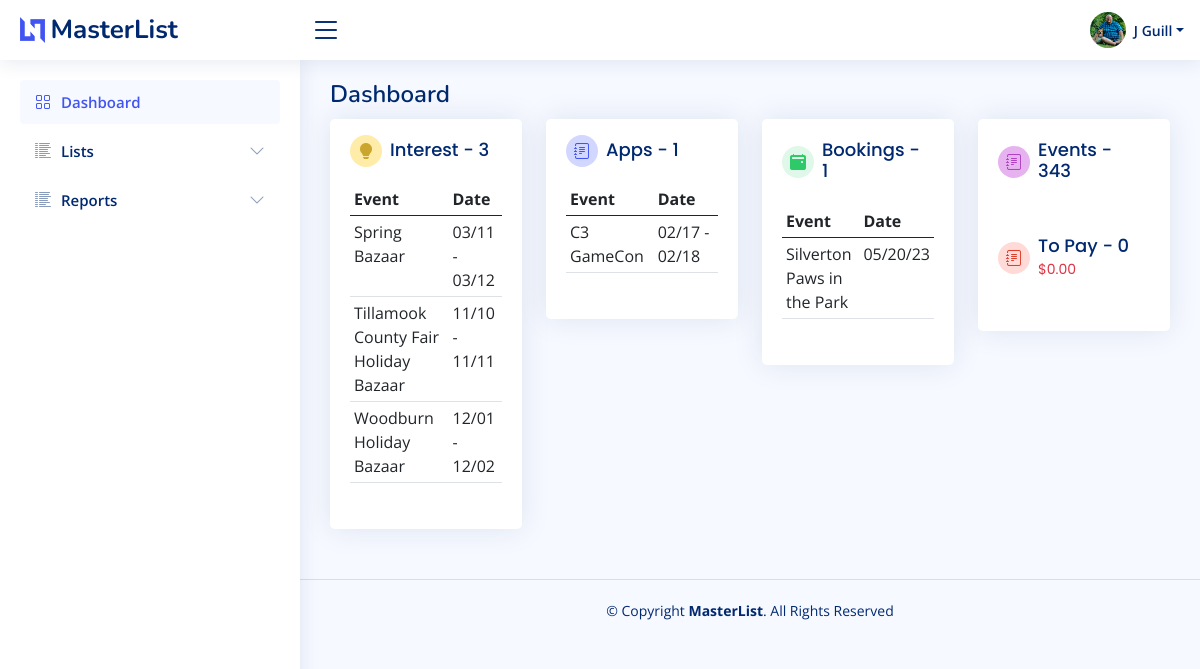
Screenshot of /home (signed in) with the database file from the repository.
### bazaar/models.py (models this page shows, shortened)
class User(db.Model, UserMixin):
    id = db.Column(db.Integer, primary_key=True)
    firstname = db.Column(db.String(150))
    lastname = db.Column(db.String(150))
    company = db.Column(db.String(150))
    title = db.Column(db.String(50))
    aboutme = db.Column(db.Text)
    address = db.Column(db.String(150))
    city = db.Column(db.String(150))
    state = db.Column(db.String(2))
    postalcode = db.Column(db.String(20))
    phone = db.Column(db.String(20))
    email = db.Column(db.String(150), unique=True)
    dob = db.Column(db.Date)
    avatar_filename = db.Column(db.Text)
    avatar_url = db.Column(db.String(250))
    twitter = db.Column(db.String(255))
    instagram = db.Column(db.String(255))
    facebook = db.Column(db.String(255))
    linkedin = db.Column(db.String(255))
    username = db.Column(db.String(150), unique=True)
    password = db.Column(db.String(150))
    date_created = db.Column(db.DateTime(timezone=True), server_default=func.now())
    def fullname(self):
        return self.firstname + " " + self.lastname
    def firstinit_lastname(self):
        return self.firstname[:1] + " " + self.lastname

class Booking(db.Model):
    id = db.Column(db.Integer, primary_key=True)
    kd_appopen_new = db.Column(db.Date)
    kd_appopen_return = db.Column(db.Date)
    kd_appdeadline_new = db.Column(db.Date)
    kd_appdeadline_return = db.Column(db.Date)
    cl_appsubmission = db.Column(db.Boolean, default=False)
    cl_interested = db.Column(db.Boolean, default=True)
    cl_appapproved = db.Column(db.Boolean, default=False)
    cl_feepaid = db.Column(db.Boolean, default=False)
    cl_electrequest = db.Column(db.Boolean, default=False)
    cl_sendproductpic = db.Column(db.Boolean, default=False)
    cl_sendlogo = db.Column(db.Boolean, default=False)
    cl_sendbio = db.Column(db.Boolean, default=False)
    info_wifipassword = db.Column(db.String(100))
    info_datestart = db.Column(db.Date)
    info_dateend = db.Column(db.Date)
    info_timestart = db.Column(db.Time)
    info_timeend = db.Column(db.Time)
    info_loadindatetime = db.Column(db.DateTime)
    info_loadoutdatetime = db.Column(db.DateTime)
    info_boothfee = db.Column(db.Float)
    info_whatfeeincludes = db.Column(db.Text)
    info_boothlocation = db.Column(db.String(100))
    cl_wifiavailable = db.Column(db.Boolean, default=False)
    cl_foodavailable = db.Column(db.Boolean, default=False)
    info_foodpurchase = db.Column(db.String(100))
    date_created = db.Column(db.DateTime(timezone=True), server_default=func.now())
    date_updated = db.Column(db.DateTime(timezone=True), onupdate=func.now())
    eventid = db.Column(db.Integer, db.ForeignKey('master_list.id'))
    notes = db.relationship("Notes", backref=backref("booking_notes", uselist=False))
    event = db.relationship("MasterList", backref=backref("booking_event", uselist=False))

class MasterList(db.Model):
    id = db.Column(db.Integer, primary_key=True)
    event_name = db.Column(db.String(150))
    january = db.Column(db.Boolean, default=False)
    february = db.Column(db.Boolean, default=False)
    march = db.Column(db.Boolean, default=False)
    april = db.Column(db.Boolean, default=False)
    may = db.Column(db.Boolean, default=False)
    june = db.Column(db.Boolean, default=False)
    july = db.Column(db.Boolean, default=False)
    august = db.Column(db.Boolean, default=False)
    september = db.Column(db.Boolean, default=False)
    october = db.Column(db.Boolean, default=False)
    november = db.Column(db.Boolean, default=False)
    december = db.Column(db.Boolean, default=False)
    first = db.Column(db.Boolean, default=True)
    second = db.Column(db.Boolean, default=True)
    third = db.Column(db.Boolean, default=True)
    fourth = db.Column(db.Boolean, default=True)
    last = db.Column(db.Boolean, default=True)
    friday = db.Column(db.Boolean, default=False)
    saturday = db.Column(db.Boolean, default=False)
    sunday = db.Column(db.Boolean, default=False)
    monday = db.Column(db.Boolean, default=False)
    tuesday = db.Column(db.Boolean, default=False)
    wednesday = db.Column(db.Boolean, default=False)
    thursday = db.Column(db.Boolean, default=False)
    updated = db.Column(db.Date)
    imagesrc = db.Column(db.Text)
    attendance = db.Column(db.Integer)
    exibitors = db.Column(db.Integer)
    website = db.Column(db.Text)
    dates_text = db.Column(db.Text)
    type_bazaar = db.Column(db.Boolean, default=False)
    type_holiday = db.Column(db.Boolean, default=False)
    type_art = db.Column(db.Boolean, default=False)
    type_festival = db.Column(db.Boolean, default=False)
    type_flea = db.Column(db.Boolean, default=False)
    type_health = db.Column(db.Boolean, default=False)
    type_market = db.Column(db.Boolean, default=False)
    date_created = db.Column(db.DateTime(timezone=True), server_default=func.now())
    date_updated = db.Column(db.DateTime(timezone=True), onupdate=func.now())
    venuefk = db.Column(db.Integer, db.ForeignKey('venue.id'))
    promoterfk = db.Column(db.Integer, db.ForeignKey('promoter.id'))
    venue = db.relationship("Venue", backref=backref("venue", uselist=False))
    promoter = db.relationship("Promoter", backref=backref("promoter", uselist=False))
    notes = db.relationship("Notes", backref=backref("notes", uselist=False))

### bazaar/templates/base/base.py (the view)
@base.route("/")
@base.route("/home")
@login_required
def home():
    countrec = db.session.query(func.count(MasterList.id)).scalar()
    countinterest = db.session.query(func.count(Booking.id)).filter(Booking.cl_interested == True).filter(
        and_(Booking.cl_appsubmission == False, Booking.cl_appapproved == False)).scalar()
    interests = db.session.query(Booking).filter(Booking.cl_interested == True).filter(
        and_(Booking.cl_appsubmission == False, Booking.cl_appapproved == False)).order_by(Booking.info_datestart).all()
    countapps = db.session.query(func.count(Booking.id)).filter(Booking.cl_appsubmission == True).filter(and_(
        Booking.cl_appapproved == False, Booking.cl_interested == True)).scalar()
    applications = db.session.query(Booking).filter(Booking.cl_appsubmission == True).filter(and_(
        Booking.cl_appapproved == False, Booking.cl_interested == True)).all()
    countbookings = db.session.query(func.count(Booking.id)).filter(Booking.cl_appapproved == True).scalar()
    bookings = db.session.query(Booking).filter(Booking.cl_interested == True).filter(
        and_(Booking.cl_appsubmission == True, Booking.cl_appapproved == True)).all()
    countpay = db.session.query(func.count(Booking.id)).filter(Booking.cl_appapproved == True).filter(
        Booking.cl_feepaid == False).scalar()
    amountpay = db.session.query(func.sum(Booking.info_boothfee)).filter(Booking.cl_appapproved == True).filter(
        Booking.cl_feepaid == False).scalar()
    content = {"user": User,
               "countrec": countrec,
               "countinterest": countinterest,
               "interests": interests,
               "countapps": countapps,
               "applications": applications,
               "countbookings": countbookings,
               "bookings": bookings,
               "amountpay": amountpay,
               "countpay": countpay
               }
    return render_template("base/dashboard.html", **content)

### bazaar/templates/base/dashboard.html (shortened to what this page needs)
{% extends "base/base.html" %}
{% block page_title %}
    Dashboard
{% endblock page_title %}
{% block main_content %}
    <section class="section dashboard">
        <div class="row">
            <div class="col-lg-3 col-sm-12 order-last">
                <div class="card">
                    <div class="card-body">
                        <div class="d-flex align-items-center info-card events-card">
                            <div class="card-icon rounded-circle d-flex align-items-center justify-content-center">
                                <i class="bi bi-journal-text"></i>
                            </div>
                            <h5 class="card-title px-2">Events - {{ countrec }}</h5>
                        </div>
                        <div class="d-flex align-items-center info-card topay-card">
                            <div class="card-icon rounded-circle d-flex align-items-center justify-content-center">
                                <i class="bi bi-journal-text"></i>
                            </div>
                            <h5 class="card-title px-2">To Pay - {{ countpay }}
                                <span class="small text-danger">{% if countpay == 0 %}{{ "${:,.2f}".format(0.00) }}
                                {% endif %}</span></h5>
                        </div>
                    </div>
                </div>
            </div>
            <div class="col-lg-3 col-sm-12 order-3">
                <div class="card info-card bookings-card">
                    <div class="card-body">
                        <div class="d-flex align-items-center">
                            <div class="card-icon rounded-circle d-flex align-items-center justify-content-center">
                                <i class="bi bi-calendar2-event-fill"></i>
                            </div>
                            <h5 class="card-title px-2">Bookings - {{ countbookings }}</h5>
                        </div>
                        <table class="table table-hover table-sm">
                            <thead>
                            <tr>
                                <th>Event</th>
                                <th>Date</th>
                            </tr>
                            </thead>
                            <tbody>
                            {% for booking in bookings %}
                                <tr onclick="location.href='{{ url_for('booking.home', id=booking.eventid) }}'"
                                    {% if booking.cl_interested == True and booking.cl_appsubmission == False %}style="background-color: skyblue"{% endif %}>
                                    <td>
                                        {{ booking.event.event_name }}</td>
                                    <td>
                                        {% if booking.info_dateend != booking.info_datestart %}
                                            {{ booking.info_datestart.strftime("%m/%d") }} -
                                            {{ booking.info_dateend.strftime("%m/%d") }}
                                        {% else %}
                                            {{ booking.info_datestart.strftime("%m/%d/%y") }}
                                        {% endif %}
                                    </td>
                                </tr>
                            {% endfor %}
                            </tbody>
                        </table>
                    </div>
                </div>
            </div>
            <div class="col-lg-3 col-sm-12 order-2">
                <div class="card info-card applications-card">
                    <div class="card-body">
                        <div class="d-flex align-items-center">
                            <div class="card-icon rounded-circle d-flex align-items-center justify-content-center">
                                <i class="bi bi-journal-text"></i>
                            </div>
                            <h5 class="card-title px-2">Apps - {{ countapps }}</h5>
                        </div>
                        <table class="table table-hover table-sm">
                            <thead>
                            <tr>
                                <th>Event</th>
                                <th>Date</th>
                            </tr>
                            </thead>
                            <tbody>
                            {% for app in applications %}
                                <tr onclick="location.href='{{ url_for('booking.home', id=app.eventid) }}'"
                                    {% if app.cl_interested == True and app.cl_appsubmission == False %}style="background-color: skyblue"{% endif %}>
                                    <td>
                                        {{ app.event.event_name }}</td>
                                    <td>
                                        {% if app.info_datestart != None %}
                                            {% if app.info_dateend != app.info_datestart %}
                                                {{ app.info_datestart.strftime("%m/%d") }} -
                                                {{ app.info_dateend.strftime("%m/%d") }}
                                            {% else %}
                                                {{ app.info_datestart.strftime("%m/%d/%y") }}
                                            {% endif %}
                                        {% endif %}
                                    </td>
                                </tr>
                            {% endfor %}
                            </tbody>
                        </table>
                    </div>
                </div>
            </div>
            <div class="col-lg-3 col-sm-12 order-1">
                <div class="card info-card interest-card">
                    <div class="card-body">
                        <div class="d-flex align-items-center">
                            <div class="card-icon rounded-circle d-flex align-items-center justify-content-center">
                                <i class="bi bi-lightbulb-fill"></i>
                            </div>
                            <h5 class="card-title px-2">Interest - {{ countinterest }}</h5>
                        </div>
                        <table class="table table-hover table-sm">
                            <thead>
                            <tr>
                                <th>Event</th>
                                <th>Date</th>
                            </tr>
                            </thead>
                            <tbody>
                            {% for interest in interests %}
                                <tr onclick="location.href='{{ url_for('booking.home', id=interest.eventid) }}'"
                                    {% if interest.cl_interested == True and interest.cl_interestsubmission == False %}style="background-color: skyblue"{% endif %}>
                                    <td>
                                        {{ interest.event.event_name }}</td>
                                    <td>
                                        {% if interest.info_datestart != None %}
                                            {% if interest.info_dateend != interest.info_datestart %}
                                                {{ interest.info_datestart.strftime("%m/%d") }} -
                                                {{ interest.info_dateend.strftime("%m/%d") }}
                                            {% else %}
                                                {{ interest.info_datestart.strftime("%m/%d/%y") }}
                                            {% endif %}
                                        {% endif %}
                                    </td>
                                </tr>
                            {% endfor %}
                            </tbody>
                        </table>
                    </div>
                </div>
            </div>
        </div>
    </section>
{% endblock main_content %}

### bazaar/templates/base/header.html (shortened to what this page needs)
<header id="header" class="header fixed-top d-flex align-items-center">
    <div class="d-flex align-items-center justify-content-between">
        <a href="{{ url_for('base.home') }}" class="logo d-flex align-items-center">
            <img src="{{ url_for('static', filename="img/logo.png") }}"
                 alt="">
            <span class="d-none d-lg-block">MasterList</span>
        </a>
        <i class="bi bi-list toggle-sidebar-btn"></i>
    </div>
    <nav class="header-nav ms-auto">
        <ul class="d-flex align-items-center">
            <li class="nav-item dropdown pe-3">
                <a class="nav-link nav-profile d-flex align-items-center pe-0" href="#" data-bs-toggle="dropdown">
                    <img src="{{ url_for('static', filename='img/avatar/'+current_user.avatar_filename) }}"
                         alt="Profile" class="rounded-circle">
                    <span class="d-none d-md-block dropdown-toggle ps-2">{{ current_user.firstinit_lastname() }}</span>
                </a>
            </li>
        </ul>
    </nav>
</header>

### rows the page displays
User: avatar_filename (picture), firstinit_lastname "J Guill"
Booking: event.event_name "Silverton Paws in the Park", info_datestart "05/20/23"
Booking: event.event_name "C3 GameCon", info_datestart "02/17", info_dateend "02/18"
Booking: event.event_name "Spring Bazaar", info_datestart "03/11", info_dateend "03/12"
Booking: event.event_name "Tillamook County Fair Holiday Bazaar", info_datestart "11/10", info_dateend "11/11"
Booking: event.event_name "Woodburn Holiday Bazaar", info_datestart "12/01", info_dateend "12/02"

### other values shown
{{ countrec }} "343"
{{ countpay }} "0"
{{ "${:,.2f}".format(0.00) }} "$0.00"
{{ countbookings }} "1"
{{ countapps }} "1"
{{ countinterest }} "3"
